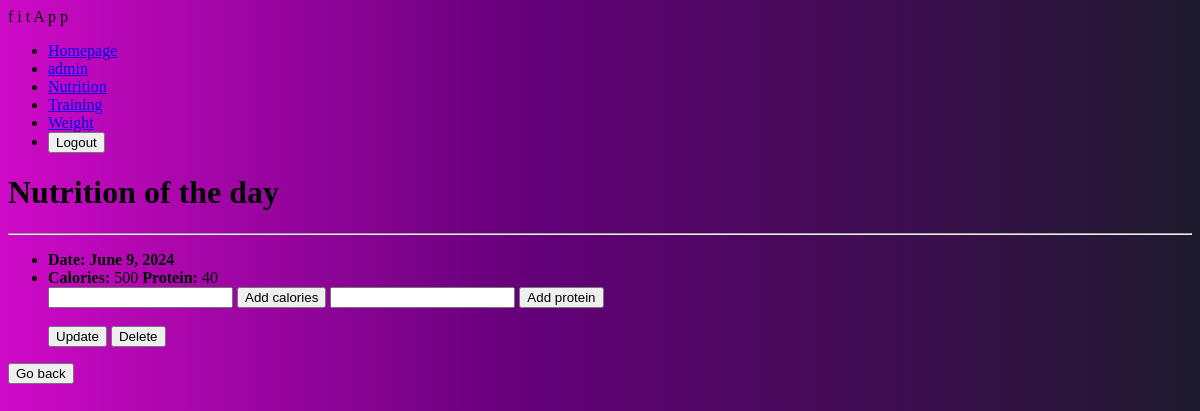
Page /fitness/nutrition/7 (signed in) on the earlier database version.
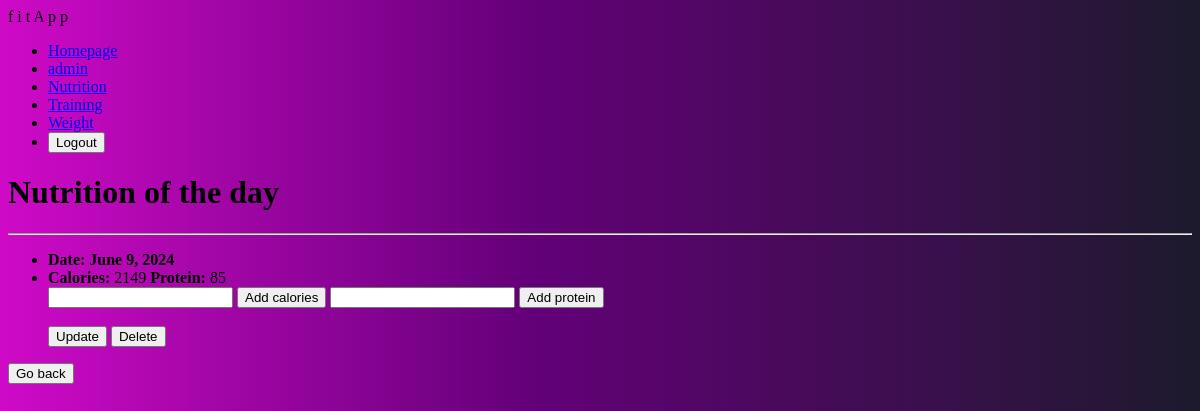
Same page on the later database version.
### fitness/models.py (models this page shows, shortened)
class DayOfEating(models.Model):
    date = models.DateField('Date', default=date.today)
    kcal = models.IntegerField('Calories', blank=True, null=True)
    protein = models.IntegerField('Protein', blank=True, null=True)
    athlete = models.ForeignKey(User, on_delete=models.SET_NULL, null=True, blank=True)
    class Meta:
        verbose_name = 'Day of eating'
        verbose_name_plural = 'Days of eating'

### fitness/views.py (the view, shortened to what this page needs)
# urls.py: path('nutrition/<int:pk>', views.DayOfEatingDetailView.as_view(), name='nutrition-details'),
class DayOfEatingDetailView(LoginRequiredMixin, DetailView):
    model = DayOfEating
    template_name = 'day_of_eating_details.html'

### templates/day_of_eating_details.html (shortened to what this page needs)
{% extends "base.html" %}
{% block content %}
    <h1>Nutrition of the day</h1>
    <hr>
    <ul id="atitraukta">
        <li><strong >Date: {{object.date}}</strong></li>
        <li><strong>Calories:</strong> {{object.kcal}}
            <strong>Protein:</strong> {{object.protein}}
        </li>
        <form method="post">
            <input type="number" name="calories">
            <button type="submit" name="action" value="Add calories">Add calories</button>
            <input type="number" name="protein">
            <button type="submit" name="action" value="Add protein">Add protein</button>
        </form>
                <br/>
        <div>
          <a href="{% url 'nutrition-update' object.id %}" ><button>Update</button></a>
          <a href="{% url 'nutrition-delete' object.id %}" ><button id="destroy">Delete</button></a>
        </div>
    </ul>
    <a href="{% url 'nutrition' %}"><button>Go back</button></a>
{% endblock %}

### templates/base.html (shortened to what this page needs)
<!DOCTYPE html>
<html>
<head>
  {% load static %}
  <link rel="stylesheet" href="{% static 'css/styles.css' %}">
</head>
<body>
 <nav class="navbar" >
  <div class="container-fluid">
    <a class="navbar-brand">f i t A p p</a>
    <ul class="navbar-nav mx-2">
      <li class="nav-item active"><a class="nav-link" href="{% url 'index' %}">Homepage</a></li>
      {% if user.is_authenticated %}
          <li class="nav-item">
              <a class="nav-link" href="{% url 'profile' %}">{{ user.get_username }}</a>
          </li>
          <li class="nav-item active"><a class="nav-link" href="{% url 'nutrition' %}">Nutrition</a></li>
          <li class="nav-item active"><a class="nav-link" href="{% url 'workouts' %}">Training</a></li>
          <li class="nav-item active"><a class="nav-link" href="{% url 'weighting' %}">Weight</a></li>
          <li class="nav-item">
            <form method="post" action="{% url 'logout' %}">
                <button type="submit" id="destroy">Logout</button>
            </form>
          </li>
      {% else %}
        <li class="nav-item"><a class="nav-link" href="{% url 'login'%}">Login</a></li>
        <li class="nav-item"><a class="nav-link" href="{% url 'register'%}">Sign up</a></li>
      {% endif %}
    </ul>
  </div>
 </nav>
 <div class="col-sm-10 ">
      {% block content %}
      {% endblock %}
 </div>
</body>
</html>

### fitness/static/css/styles.css (style rules this page uses)
body { background: linear-gradient(90deg, rgba(207,10,199,1) 0%, rgba(100,0,121,1) 44%, rgba(29,26,45,1) 100%); }

Differences in the rows shown:
changed DayOfEating: kcal "500" → "2149"; protein "40" → "85"
